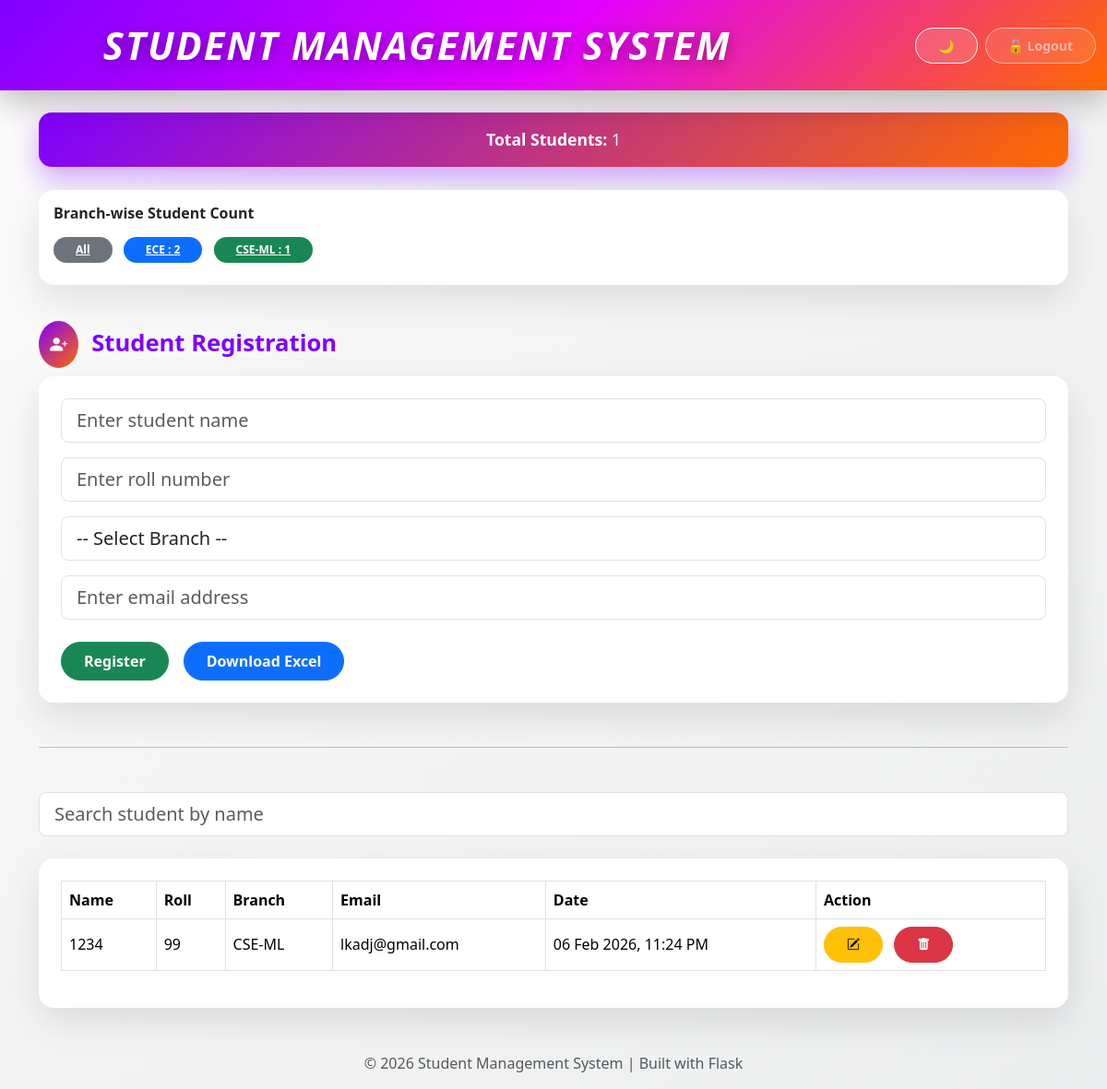
Page /?branch=CSE-ML (signed in) on the committed database.
### app.py (models this page shows)
class Student(db.Model):
    id = db.Column(db.Integer, primary_key=True)
    name = db.Column(db.String(100), nullable=False)
    roll = db.Column(db.String(50), unique=True, nullable=False)
    branch = db.Column(db.String(100), nullable=False)
    email = db.Column(db.String(100), unique=True, nullable=False)
    created_at = db.Column(db.DateTime, default=datetime.now)

### app.py (the view, shortened to what this page needs)
@app.route("/", methods=["GET", "POST"])
def index():
    if not session.get("logged_in"):
        return redirect(url_for("login"))
    search = request.args.get("search")
    selected_branch = request.args.get("branch")
    query = Student.query
    if search:
        query = query.filter(Student.name.ilike(f"%{search}%"))
    if selected_branch:
        query = query.filter_by(branch=selected_branch)
    students = query.order_by(Student.created_at.desc()).all()
    all_students = Student.query.all()
    branch_counts = {}
    for s in all_students:
        branch_counts[s.branch] = branch_counts.get(s.branch, 0) + 1
    return render_template(
        "index.html",
        students=students,
        branch_counts=branch_counts,
        selected_branch=selected_branch
    )

### templates/index.html (shortened to what this page needs)
{% extends "base.html" %}
{% block content %}
<div class="stats-card text-center">
  <strong>Total Students:</strong> {{ students|length }}
</div>
<div class="card mb-5">
  <div class="card-body">
    <h6 class="fw-bold mb-3">Branch-wise Student Count</h6>
    <a href="{{ url_for('index') }}"
       class="badge rounded-pill me-2 mb-2 px-4 py-2
       {% if not selected_branch %} bg-dark {% else %} bg-secondary {% endif %}">
      All
    </a>
    {% for branch, count in branch_counts.items() %}
      <a href="{{ url_for('index', branch=branch) }}"
         class="badge rounded-pill me-2 mb-2 px-4 py-2
         {% if selected_branch == branch %} bg-success {% else %} bg-primary {% endif %}">
        {{ branch }} : {{ count }}
      </a>
    {% endfor %}
  </div>
</div>
<h3 class="section-title">
  <span class="icon-box">
    <i class="bi bi-person-plus-fill"></i>
  </span>
  Student Registration
</h3>
<div class="card mb-5">
  <div class="card-body p-4">
    <form method="POST">
      <div class="mb-3">
        <input class="form-control form-control-lg"
               name="name"
               placeholder="Enter student name"
               required autofocus>
      </div>
      <div class="mb-3">
        <input class="form-control form-control-lg"
               name="roll"
               placeholder="Enter roll number"
               required>
      </div>
      <div class="mb-3">
        <select class="form-control form-control-lg" name="branch" required>
          <option value="">-- Select Branch --</option>
        </select>
      </div>
      <div class="mb-4">
        <input class="form-control form-control-lg"
               name="email"
               type="email"
               placeholder="Enter email address"
               required>
      </div>
      <div class="d-flex flex-wrap gap-3">
        <button id="registerBtn"
                class="btn btn-success"
                onclick="showLoading(this)">
          Register
        </button>
        <a href="/download" class="btn btn-primary">
          Download Excel
        </a>
      </div>
    </form>
  </div>
</div>
<hr class="my-5">
<form method="GET" class="mb-4">
  <input class="form-control form-control-lg"
         name="search"
         placeholder="Search student by name">
</form>
<div class="card">
  <div class="card-body p-4">
    <div class="table-responsive">
      <table class="table table-bordered align-middle">
        <thead>
          <tr>
            <th>Name</th>
            <th>Roll</th>
            <th>Branch</th>
            <th>Email</th>
            <th>Date</th>
            <th>Action</th>
          </tr>
        </thead>
        <tbody>
        {% if students|length == 0 %}
          <tr>
            <td colspan="6" class="text-center text-muted py-4">
              No students found
            </td>
          </tr>
        {% else %}
          {% for s in students %}
          <tr>
            <td>{{ s.name }}</td>
            <td>{{ s.roll }}</td>
            <td>{{ s.branch }}</td>
            <td>{{ s.email }}</td>
            <td>{{ s.created_at.strftime("%d %b %Y, %I:%M %p") }}</td>
            <td>
              <a href="/edit/{{ s.id }}"
                 class="btn btn-warning btn-sm me-2">
                <i class="bi bi-pencil-square"></i>
              </a>
              <a href="/delete/{{ s.id }}"
                 onclick="return confirm('Are you sure you want to delete this student?')"
                 class="btn btn-danger btn-sm">
                <i class="bi bi-trash-fill"></i>
              </a>
            </td>
          </tr>
          {% endfor %}
        {% endif %}
        </tbody>
      </table>
    </div>
  </div>
</div>
{% endblock %}

### static/style.css (style rules this page uses)
html, body { min-height: 100%; font-family: "Segoe UI", "Poppins", sans-serif; }
body { background: linear-gradient(135deg, #fdfbfb, #ebedee); color: #1f2937; transition: all 0.3s ease; }
.section-title { display: flex; align-items: center; font-size: 1.6rem; font-weight: 700; color: #7f00ff; margin: 30px 0 20px; }
.section-title i { margin-right: 14px; background: linear-gradient(135deg, #7f00ff, #ff6a00); color: white; padding: 12px; border-radius: 50%; font-size: 1.2rem; }
.stats-card { background: linear-gradient(135deg, #7f00ff, #ff6a00); color: white; padding: 16px 20px; border-radius: 14px; font-size: 1.1rem; box-shadow: 0 12px 30px rgba(127,0,255,0.35); margin-bottom: 25px; }
.card { background: #ffffff; border-radius: 16px; border: none; box-shadow: 0 15px 40px rgba(0,0,0,0.1); animation: fadeUp 0.6s ease; }
.btn { border-radius: 30px; font-weight: 600; padding: 8px 24px; }

### rows in the picture
Student: branch "ECE", count "2"
Student: branch "CSE-ML", count "1", name "1234", roll "99", email "lkadj@gmail.com", created_at "06 Feb 2026, 11:24 PM"

### other values in the picture
{{ students|length }} "1"
